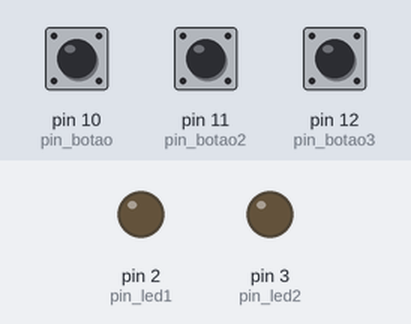
Simulated run of this sketch. Board: Arduino Uno, built with avr-gcc and run on an emulated ATmega328P. Parts: output pins drawn as LEDs (lit = HIGH). The test bench sets the inputs (shaded band); at power-on: pin 10 (pin_botao) LOW, pin 11 (pin_botao2) LOW, pin 12 (pin_botao3) LOW.

Above: at 1.2 s.
1.3 s: pin 10 (pin_botao) pulled HIGH for 0.15 s
At 1.37 s:
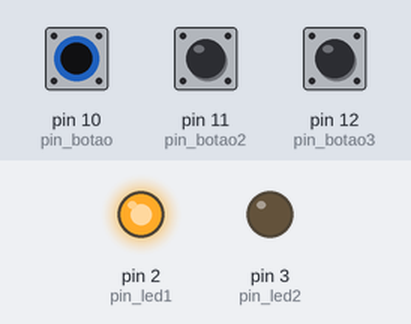
2.9 s: pin 11 (pin_botao2) pulled HIGH for 0.15 s
At 2.97 s:
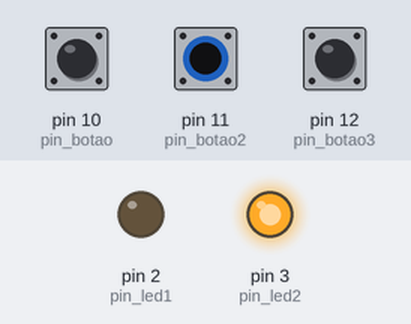
4.5 s: pin 11 (pin_botao2) pulled HIGH for 3.2 s
At 8.9 s:
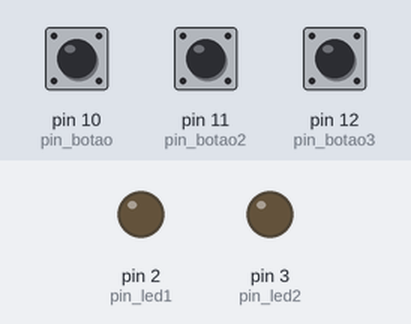
9.2 s: pin 10 (pin_botao) pulled HIGH for 3.2 s
At 10.1 s:
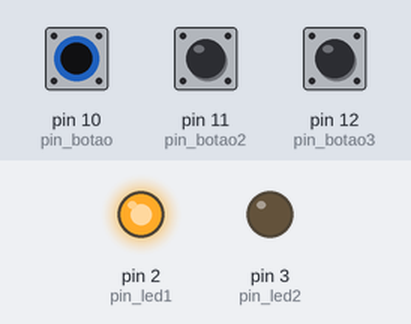
13.9 s: pin 10 (pin_botao) driven HIGH and pin 11 (pin_botao2) driven HIGH
At 14.9 s:
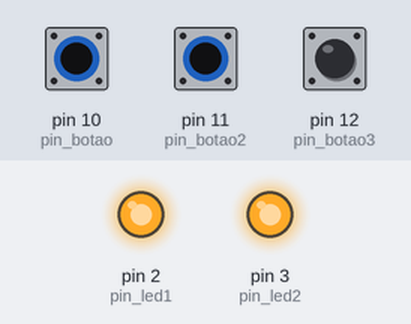
Timing chart, 0 to 16.4 s (numbered marks = the images above; inputs shaded):
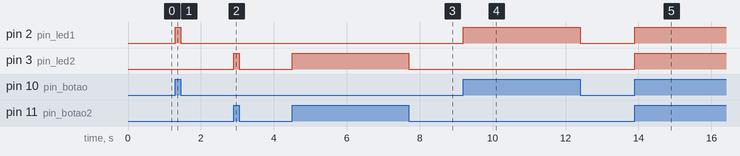

The sketch:

questao2.ino
```cpp
#define pin_led1 2
#define pin_led2 3
#define pin_led3 4
#define pin_botao 10
#define pin_botao2 11
#define pin_botao3 12
int count = 0;// variavel para saber quantas vagas ja foram liberadas
//definição dos boteos e pinos para os leds
void setup() {
pinMode(pin_led1, OUTPUT);
pinMode(pin_led2, OUTPUT);
pinMode(pin_botao, INPUT);
pinMode(pin_botao2, INPUT);
pinMode(pin_botao3, INPUT);
//definindo leds como saida e botoes como entrada

}

void loop() {
bool lib = (digitalRead(pin_botao)); // criando a variavel para vagas livres
bool lot = (digitalRead(pin_botao2)); // criando a variavel para vagas ocupadas
bool zer = (digitalRead(pin_botao3)); // variavel criada para zerar a contagem do count
if (lib == 1){//ligara o led um caso precionado pra sinalizar a liberação de uma vaga
  digitalWrite(pin_led1, HIGH);
count +=1 ;//caso uma vaga seja liberada, aumentara em 1 o numero do count
}
else{
  digitalWrite(pin_led1, LOW);
}
if (lot == 1){//ligara o led 2 caso precionado para sinalizar que uma vaga esta ocupada
 digitalWrite(pin_led2, HIGH);
 count -=1;//caso uma vaga for ocupada, diminuira em 1 o numero do count
}
else{
  digitalWrite(pin_led2, LOW);
}
if (count == 10){//assim que o count estiver em 10, significa que todas as vagas estão livres
  digitalWrite(pin_led3, HIGH);
}
else{
  digitalWrite(pin_led3, LOW);
}
if (zer == 1); //assim que o botao 3 for precionado ele ira rezetar a contagem do count
count = 0;
}
```

Measured:
- after the input at 1.3 s, pin 2 (pin_led1): LOW → HIGH at once, → LOW 0.15 s later
- after the input at 2.9 s, pin 3 (pin_led2): LOW → HIGH at once, → LOW 0.15 s later
- after the input at 4.5 s, pin 3 (pin_led2): LOW → HIGH at once, → LOW 3.2 s later
- after the input at 9.2 s, pin 2 (pin_led1): LOW → HIGH at once, → LOW 3.2 s later
- after the input at 13.9 s, pin 2 (pin_led1), pin 3 (pin_led2): LOW → HIGH at once
